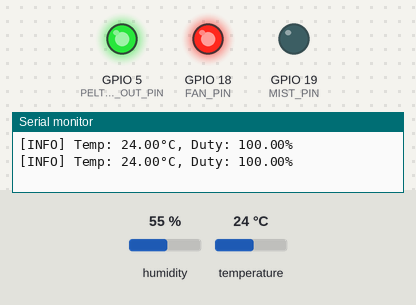
Bench run of a sketch on a simulated ESP32. Shown: output pins drawn as LEDs (lit = HIGH), the last lines printed to the serial monitor. Inputs (shaded band) come from the test bench; at power-on: temperature 24 °C, humidity 55 %.

Above: at 2.2 s.
2.3 s: temperature set to 19 °C
At 3.6 s:
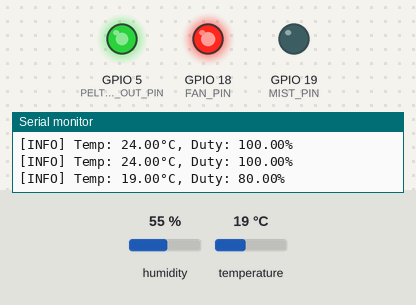
5.0 s: temperature set to 12 °C
At 5.4 s:
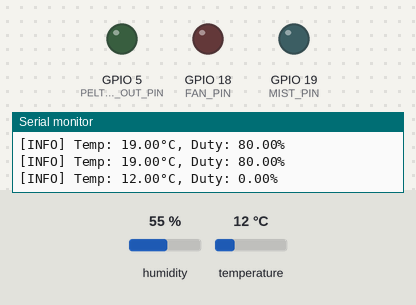
7.7 s: temperature set to 14.7 °C
10.4 s: temperature set to 15.5 °C
At 11.7 s:
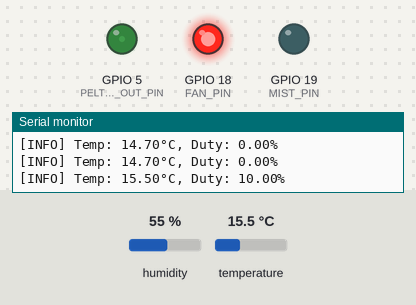
13.1 s: temperature set to 28 °C
At 16.5 s:
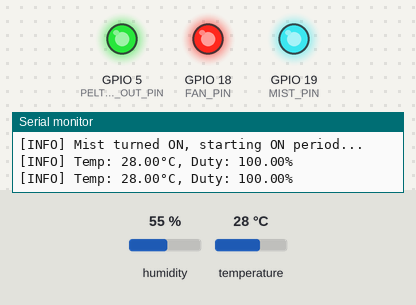
18.5 s: temperature set to 23.7 °C
23.5 s: temperature set to 22.5 °C
Timing chart, 0 to 26.5 s (numbered marks = the images above; inputs shaded):
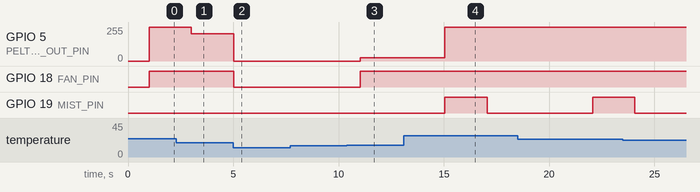

The sketch:

sketch.ino
```cpp
#include <Arduino.h>
#include "DHT.h"

// ============ PIN & HARDWARE DEFINITIONS ============

// DHT11 sensor data pin
#define DHT_PIN 4

// DHT type
#define dht_type DHT22

// Peltier Control (PWM)
// We use an N-channel MOSFET with its Gate on this pin.
#define PELTIER_OUT_PIN  5
#define PELTIER_PWM_CHANNEL  0
#define PELTIER_PWM_FREQ     5000 // 5 kHz
#define PELTIER_PWM_RES      8    // 8-bit (0-255)

// Fan pin (digital on/off), also controlling via an N-channel MOSFET if needed
#define FAN_PIN 18

// Mist maker pin (digital on/off)
#define MIST_PIN 19

// ============ TEMPERATURE SETPOINTS & TIMING ============
#define TEMP_FULL_ON        20.0
#define TEMP_FULL_OFF       15.0
#define TEMP_MIST_THRESHOLD 23.0

#define MIST_CHECK_DELAY_MS (10UL * 1000UL) // 10 SECONDS after start
#define MIST_ON_TIME_MS     (2UL * 1000UL)        // 2 seconds ON
#define MIST_OFF_TIME_MS    (5UL * 1000UL)       // 5 seconds OFF

// ============ GLOBAL STATE VARIABLES ============


bool hasCheckedMist = false;
bool mistOn = false;
uint32_t mistToggleStart = 0;
uint32_t systemStartTime = 0;

// ============ FUZZY-LIKE DUTY CALCULATION ============
// Return a duty cycle [0..1] based on temperature.
double getFuzzyDuty(double temp) {
  if (temp <= TEMP_FULL_OFF) {
    // Below 15 => off
    return 0.0;
  }
  if (temp >= TEMP_FULL_ON) {
    // Above (or at) 20 => full power
    return 1.0;
  }
  // Between 15 and 20 => linear ramp from 0..1
  return (temp - TEMP_FULL_OFF) / (TEMP_FULL_ON - TEMP_FULL_OFF);
}

//DHT initialize
DHT dht(DHT_PIN, dht_type);

void setup() {
  Serial.begin(115200);
  delay(1000);

  // ============ SETUP PWM FOR PELTIER ============
  // Using ESP32 LEDC driver
  pinMode(PELTIER_OUT_PIN, OUTPUT);
  // ============ SETUP I/O FOR FAN & MIST ============
  pinMode(FAN_PIN, OUTPUT);
  pinMode(MIST_PIN, OUTPUT);
  digitalWrite(FAN_PIN, LOW);
  digitalWrite(MIST_PIN, LOW);

  // DHT begining
  dht.begin();

  // Record the system start time
  systemStartTime = millis();

  Serial.println("[INFO] System initialized. Starting control loop...");
}

void loop() {
  // 1) Read temperature from DHT11
  float temperature = dht.readTemperature();
  if (isnan(temperature)) {
    Serial.println("[WARN] DHT11 read failed; skipping this cycle.");
    delay(2000);
    return;
  }

  // 2) Calculate duty cycle for Peltier via fuzzy logic
  double duty = getFuzzyDuty(temperature);

  // 3) Apply duty to Peltier (0..1 => 0..255 for 8-bit)
  uint32_t pwmValue = (uint32_t)(duty * 255.0);
  analogWrite(PELTIER_OUT_PIN, pwmValue);


  // 4) Fan on if duty > 0
  digitalWrite(FAN_PIN, (duty > 0.0) ? HIGH : LOW);

  // 5) Timed Mist Logic
  uint32_t now = millis();

  // (a) Wait 5 minutes after system start before first mist check
  if (!hasCheckedMist && (now - systemStartTime >= MIST_CHECK_DELAY_MS)) {
    hasCheckedMist = true;
    // If still above 23 => start mist cycle
    if (temperature > TEMP_MIST_THRESHOLD) {
      mistOn = true;
      mistToggleStart = now;
      digitalWrite(MIST_PIN, HIGH);
      Serial.println("[INFO] Mist turned ON (first cycle).");
    }
  }

  // (b) If we've begun mist cycles, keep going if temperature > 23
  if (hasCheckedMist && (temperature > TEMP_MIST_THRESHOLD)) {
    if (mistOn) {
      // Are we past the ON duration?
      if ((now - mistToggleStart) >= MIST_ON_TIME_MS) {
        // Turn mist off
        mistOn = false;
        mistToggleStart = now;
        digitalWrite(MIST_PIN, LOW);
        Serial.println("[INFO] Mist turned OFF, starting OFF period...");
      }
    } else {
      // We are in OFF period
      if ((now - mistToggleStart) >= MIST_OFF_TIME_MS) {
        // Turn mist on again
        mistOn = true;
        mistToggleStart = now;
        digitalWrite(MIST_PIN, HIGH);
        Serial.println("[INFO] Mist turned ON, starting ON period...");
      }
    }
  } else {
    // If temperature <= 23, ensure mist is off
    if (mistOn) {
      mistOn = false;
      digitalWrite(MIST_PIN, LOW);
      Serial.println("[INFO] Mist turned OFF (temp below threshold).");
    }
  }

  // 6) Debug prints
  Serial.print("[INFO] Temp: ");
  Serial.print(temperature);
  Serial.print("°C, Duty: ");
  Serial.print(duty * 100.0);
  Serial.println("%");

  // 7) Wait before next cycle
  delay(1000);
}
```

Measured:
- the behaviour switches between 15 and 15.1 °C on temperature (found by bisection; images 2 and 3)
- after the input at 2.3 s, GPIO 5 (PELTIER_OUT_PIN): 255/255 → 204/255 after 0.71 s
- after the input at 5.0 s, GPIO 5 (PELTIER_OUT_PIN): 204/255 → 0/255 at once; GPIO 18 (FAN_PIN): HIGH → LOW at once
- after the input at 10.4 s, GPIO 5 (PELTIER_OUT_PIN): 0/255 → 25/255 after 0.63 s; GPIO 18 (FAN_PIN): LOW → HIGH after 0.63 s
- after the input at 13.1 s, GPIO 5 (PELTIER_OUT_PIN): 25/255 → 255/255 after 1.9 s; GPIO 19 (MIST_PIN): LOW → HIGH after 1.9 s, → LOW 2.0 s later
